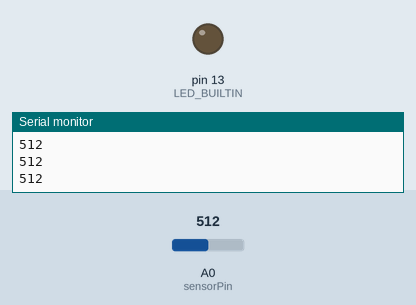
This sketch was run on a simulated Arduino Uno, built with avr-gcc and run on an emulated ATmega328P. Shown: output pins drawn as LEDs (lit = HIGH), the last lines printed to the serial monitor. The inputs (shaded band) are chosen by the test bench; at power-on: A0 (sensorPin) = 512.

Above: at 1.2 s.
1.3 s: A0 (sensorPin) set to 364
2.8 s: A0 (sensorPin) set to 331
At 3.9 s:
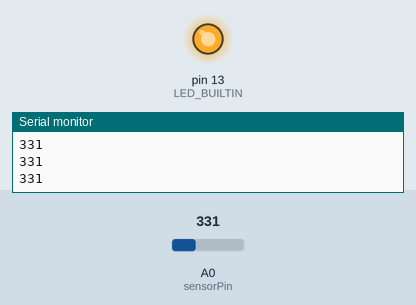
4.3 s: A0 (sensorPin) set to 438
5.8 s: A0 (sensorPin) set to 460
At 6.2 s:
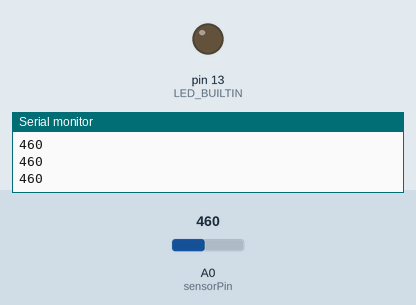
7.3 s: A0 (sensorPin) set to 340
At 8.5 s:
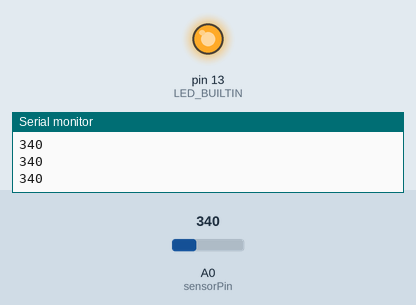
Timing chart, 0 to 9.8 s (numbered marks = the images above; inputs shaded):
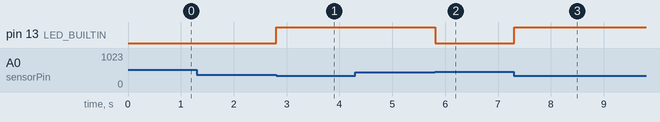

The sketch:

simple.ino
```cpp
int sensorPin = A0;
int val=0;

void setup() {
   pinMode(LED_BUILTIN, OUTPUT);
   pinMode(13, OUTPUT);
   Serial.begin(9600);

}

void loop() {

  val = analogRead(sensorPin);
  char snum[12];
  itoa(val, snum, 10);
  Serial.println(snum);
  if(val>450){
    digitalWrite(13,LOW);
    digitalWrite(LED_BUILTIN, LOW);


  }
  else if(val<350){
     digitalWrite(13,HIGH);
     digitalWrite(LED_BUILTIN, HIGH);
  }}
```

Measured:
- the behaviour switches between 350 and 349 on A0 (sensorPin) (found by bisection; images 0 and 1)
- the behaviour switches between 450 and 451 on A0 (sensorPin) (found by bisection; images 1 and 2)
- after the input at 2.8 s, pin 13 (LED_BUILTIN): LOW → HIGH at once
- after the input at 5.8 s, pin 13 (LED_BUILTIN): HIGH → LOW at once
- after the input at 7.3 s, pin 13 (LED_BUILTIN): LOW → HIGH at once
